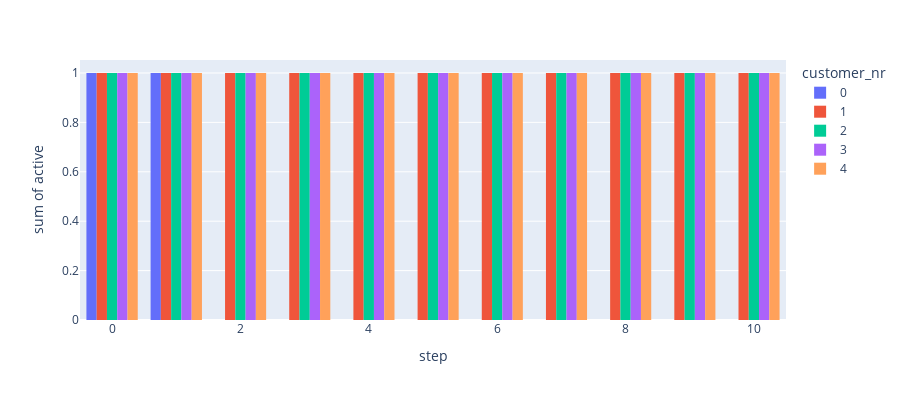
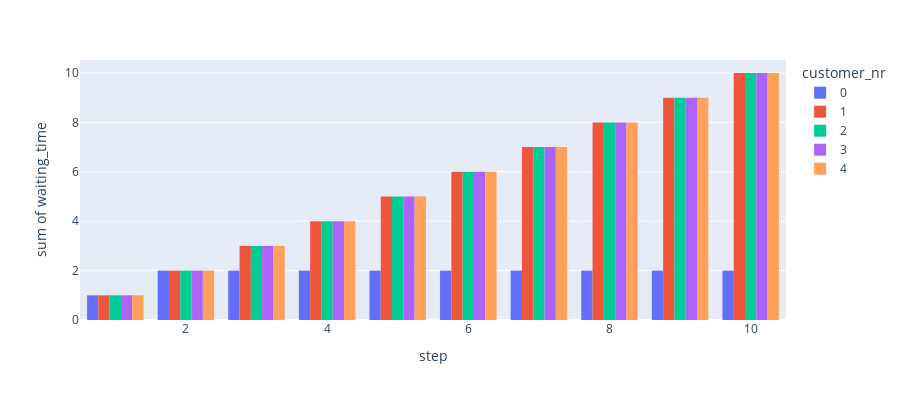
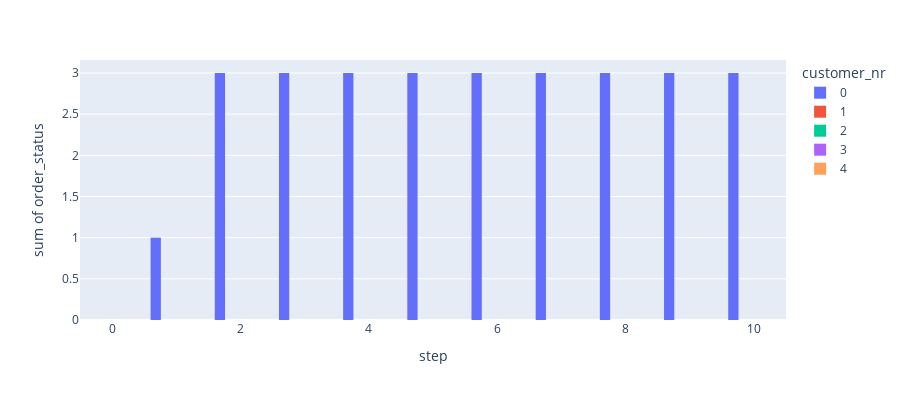
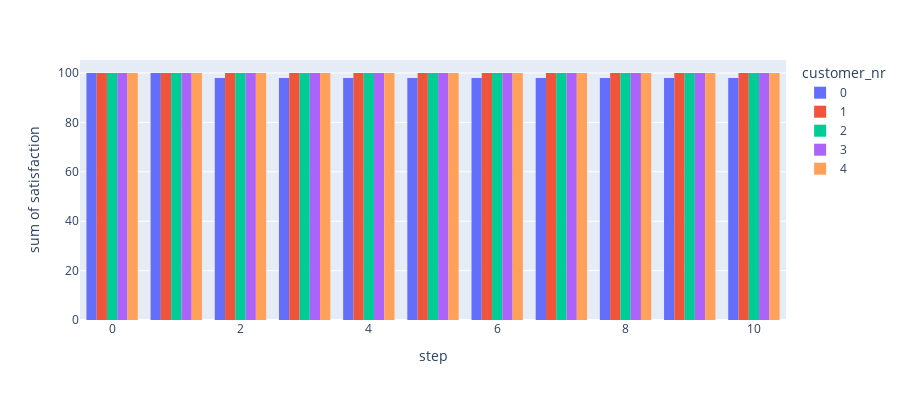

The cell these charts' notebook holds for them, in order:
### Code cell
plots = ['active','waiting_time','order_status','satisfaction']

import plotly.express as px
for plot in plots:
    fig = px.histogram(customer_infos_df, x="step", y=plot,
                color='customer_nr', barmode='group',
                height=400, nbins=len(customer_infos_df['step'].unique()))
    fig.show()

### Figure 1 — Plotly figure (JSON) as saved in the notebook; plotly's stock layout.template omitted (floating-point values rounded to 4 significant figures)
{"data": [{"alignmentgroup": "True", "bingroup": "x", "histfunc": "sum", "hovertemplate": "customer_nr=0<br>step=%{x}<br>sum of active=%{y}<extra></extra>", "legendgroup": "0", "marker": {"color": "#636efa", "pattern": {"shape": ""}}, "name": "0", "nbinsx": 11, "offsetgroup": "0", "orientation": "v", "showlegend": true, "type": "histogram", "x": [0, 1, 2, 3, 4, 5, 6, 7, 8, 9, 10], "xaxis": "x", "y": [1, 1, 0, 0, 0, 0, 0, 0, 0, 0, 0], "yaxis": "y"}, {"alignmentgroup": "True", "bingroup": "x", "histfunc": "sum", "hovertemplate": "customer_nr=1<br>step=%{x}<br>sum of active=%{y}<extra></extra>", "legendgroup": "1", "marker": {"color": "#EF553B", "pattern": {"shape": ""}}, "name": "1", "nbinsx": 11, "offsetgroup": "1", "orientation": "v", "showlegend": true, "type": "histogram", "x": [0, 1, 2, 3, 4, 5, 6, 7, 8, 9, 10], "xaxis": "x", "y": [1, 1, 1, 1, 1, 1, 1, 1, 1, 1, 1], "yaxis": "y"}, {"alignmentgroup": "True", "bingroup": "x", "histfunc": "sum", "hovertemplate": "customer_nr=2<br>step=%{x}<br>sum of active=%{y}<extra></extra>", "legendgroup": "2", "marker": {"color": "#00cc96", "pattern": {"shape": ""}}, "name": "2", "nbinsx": 11, "offsetgroup": "2", "orientation": "v", "showlegend": true, "type": "histogram", "x": [0, 1, 2, 3, 4, 5, 6, 7, 8, 9, 10], "xaxis": "x", "y": [1, 1, 1, 1, 1, 1, 1, 1, 1, 1, 1], "yaxis": "y"}, {"alignmentgroup": "True", "bingroup": "x", "histfunc": "sum", "hovertemplate": "customer_nr=3<br>step=%{x}<br>sum of active=%{y}<extra></extra>", "legendgroup": "3", "marker": {"color": "#ab63fa", "pattern": {"shape": ""}}, "name": "3", "nbinsx": 11, "offsetgroup": "3", "orientation": "v", "showlegend": true, "type": "histogram", "x": [0, 1, 2, 3, 4, 5, 6, 7, 8, 9, 10], "xaxis": "x", "y": [1, 1, 1, 1, 1, 1, 1, 1, 1, 1, 1], "yaxis": "y"}, {"alignmentgroup": "True", "bingroup": "x", "histfunc": "sum", "hovertemplate": "customer_nr=4<br>step=%{x}<br>sum of active=%{y}<extra></extra>", "legendgroup": "4", "marker": {"color": "#FFA15A", "pattern": {"shape": ""}}, "name": "4", "nbinsx": 11, "offsetgroup": "4", "orientation": "v", "showlegend": true, "type": "histogram", "x": [0, 1, 2, 3, 4, 5, 6, 7, 8, 9, 10], "xaxis": "x", "y": [1, 1, 1, 1, 1, 1, 1, 1, 1, 1, 1], "yaxis": "y"}], "layout": {"barmode": "group", "height": 400, "legend": {"title": {"text": "customer_nr"}, "tracegroupgap": 0}, "margin": {"t": 60}, "xaxis": {"anchor": "y", "domain": [0, 1], "title": {"text": "step"}}, "yaxis": {"anchor": "x", "domain": [0, 1], "title": {"text": "sum of active"}}}}

### Figure 2 — Plotly figure (JSON) as saved in the notebook; plotly's stock layout.template omitted (floating-point values rounded to 4 significant figures)
{"data": [{"alignmentgroup": "True", "bingroup": "x", "histfunc": "sum", "hovertemplate": "customer_nr=0<br>step=%{x}<br>sum of waiting_time=%{y}<extra></extra>", "legendgroup": "0", "marker": {"color": "#636efa", "pattern": {"shape": ""}}, "name": "0", "nbinsx": 11, "offsetgroup": "0", "orientation": "v", "showlegend": true, "type": "histogram", "x": [0, 1, 2, 3, 4, 5, 6, 7, 8, 9, 10], "xaxis": "x", "y": [0, 1, 2, 2, 2, 2, 2, 2, 2, 2, 2], "yaxis": "y"}, {"alignmentgroup": "True", "bingroup": "x", "histfunc": "sum", "hovertemplate": "customer_nr=1<br>step=%{x}<br>sum of waiting_time=%{y}<extra></extra>", "legendgroup": "1", "marker": {"color": "#EF553B", "pattern": {"shape": ""}}, "name": "1", "nbinsx": 11, "offsetgroup": "1", "orientation": "v", "showlegend": true, "type": "histogram", "x": [0, 1, 2, 3, 4, 5, 6, 7, 8, 9, 10], "xaxis": "x", "y": [0, 1, 2, 3, 4, 5, 6, 7, 8, 9, 10], "yaxis": "y"}, {"alignmentgroup": "True", "bingroup": "x", "histfunc": "sum", "hovertemplate": "customer_nr=2<br>step=%{x}<br>sum of waiting_time=%{y}<extra></extra>", "legendgroup": "2", "marker": {"color": "#00cc96", "pattern": {"shape": ""}}, "name": "2", "nbinsx": 11, "offsetgroup": "2", "orientation": "v", "showlegend": true, "type": "histogram", "x": [0, 1, 2, 3, 4, 5, 6, 7, 8, 9, 10], "xaxis": "x", "y": [0, 1, 2, 3, 4, 5, 6, 7, 8, 9, 10], "yaxis": "y"}, {"alignmentgroup": "True", "bingroup": "x", "histfunc": "sum", "hovertemplate": "customer_nr=3<br>step=%{x}<br>sum of waiting_time=%{y}<extra></extra>", "legendgroup": "3", "marker": {"color": "#ab63fa", "pattern": {"shape": ""}}, "name": "3", "nbinsx": 11, "offsetgroup": "3", "orientation": "v", "showlegend": true, "type": "histogram", "x": [0, 1, 2, 3, 4, 5, 6, 7, 8, 9, 10], "xaxis": "x", "y": [0, 1, 2, 3, 4, 5, 6, 7, 8, 9, 10], "yaxis": "y"}, {"alignmentgroup": "True", "bingroup": "x", "histfunc": "sum", "hovertemplate": "customer_nr=4<br>step=%{x}<br>sum of waiting_time=%{y}<extra></extra>", "legendgroup": "4", "marker": {"color": "#FFA15A", "pattern": {"shape": ""}}, "name": "4", "nbinsx": 11, "offsetgroup": "4", "orientation": "v", "showlegend": true, "type": "histogram", "x": [0, 1, 2, 3, 4, 5, 6, 7, 8, 9, 10], "xaxis": "x", "y": [0, 1, 2, 3, 4, 5, 6, 7, 8, 9, 10], "yaxis": "y"}], "layout": {"barmode": "group", "height": 400, "legend": {"title": {"text": "customer_nr"}, "tracegroupgap": 0}, "margin": {"t": 60}, "xaxis": {"anchor": "y", "domain": [0, 1], "title": {"text": "step"}}, "yaxis": {"anchor": "x", "domain": [0, 1], "title": {"text": "sum of waiting_time"}}}}

### Figure 3 — Plotly figure (JSON) as saved in the notebook; plotly's stock layout.template omitted (floating-point values rounded to 4 significant figures)
{"data": [{"alignmentgroup": "True", "bingroup": "x", "histfunc": "sum", "hovertemplate": "customer_nr=0<br>step=%{x}<br>sum of order_status=%{y}<extra></extra>", "legendgroup": "0", "marker": {"color": "#636efa", "pattern": {"shape": ""}}, "name": "0", "nbinsx": 11, "offsetgroup": "0", "orientation": "v", "showlegend": true, "type": "histogram", "x": [0, 1, 2, 3, 4, 5, 6, 7, 8, 9, 10], "xaxis": "x", "y": [0, 1, 3, 3, 3, 3, 3, 3, 3, 3, 3], "yaxis": "y"}, {"alignmentgroup": "True", "bingroup": "x", "histfunc": "sum", "hovertemplate": "customer_nr=1<br>step=%{x}<br>sum of order_status=%{y}<extra></extra>", "legendgroup": "1", "marker": {"color": "#EF553B", "pattern": {"shape": ""}}, "name": "1", "nbinsx": 11, "offsetgroup": "1", "orientation": "v", "showlegend": true, "type": "histogram", "x": [0, 1, 2, 3, 4, 5, 6, 7, 8, 9, 10], "xaxis": "x", "y": [0, 0, 0, 0, 0, 0, 0, 0, 0, 0, 0], "yaxis": "y"}, {"alignmentgroup": "True", "bingroup": "x", "histfunc": "sum", "hovertemplate": "customer_nr=2<br>step=%{x}<br>sum of order_status=%{y}<extra></extra>", "legendgroup": "2", "marker": {"color": "#00cc96", "pattern": {"shape": ""}}, "name": "2", "nbinsx": 11, "offsetgroup": "2", "orientation": "v", "showlegend": true, "type": "histogram", "x": [0, 1, 2, 3, 4, 5, 6, 7, 8, 9, 10], "xaxis": "x", "y": [0, 0, 0, 0, 0, 0, 0, 0, 0, 0, 0], "yaxis": "y"}, {"alignmentgroup": "True", "bingroup": "x", "histfunc": "sum", "hovertemplate": "customer_nr=3<br>step=%{x}<br>sum of order_status=%{y}<extra></extra>", "legendgroup": "3", "marker": {"color": "#ab63fa", "pattern": {"shape": ""}}, "name": "3", "nbinsx": 11, "offsetgroup": "3", "orientation": "v", "showlegend": true, "type": "histogram", "x": [0, 1, 2, 3, 4, 5, 6, 7, 8, 9, 10], "xaxis": "x", "y": [0, 0, 0, 0, 0, 0, 0, 0, 0, 0, 0], "yaxis": "y"}, {"alignmentgroup": "True", "bingroup": "x", "histfunc": "sum", "hovertemplate": "customer_nr=4<br>step=%{x}<br>sum of order_status=%{y}<extra></extra>", "legendgroup": "4", "marker": {"color": "#FFA15A", "pattern": {"shape": ""}}, "name": "4", "nbinsx": 11, "offsetgroup": "4", "orientation": "v", "showlegend": true, "type": "histogram", "x": [0, 1, 2, 3, 4, 5, 6, 7, 8, 9, 10], "xaxis": "x", "y": [0, 0, 0, 0, 0, 0, 0, 0, 0, 0, 0], "yaxis": "y"}], "layout": {"barmode": "group", "height": 400, "legend": {"title": {"text": "customer_nr"}, "tracegroupgap": 0}, "margin": {"t": 60}, "xaxis": {"anchor": "y", "domain": [0, 1], "title": {"text": "step"}}, "yaxis": {"anchor": "x", "domain": [0, 1], "title": {"text": "sum of order_status"}}}}

### Figure 4 — Plotly figure (JSON) as saved in the notebook; plotly's stock layout.template omitted (floating-point values rounded to 4 significant figures)
{"data": [{"alignmentgroup": "True", "bingroup": "x", "histfunc": "sum", "hovertemplate": "customer_nr=0<br>step=%{x}<br>sum of satisfaction=%{y}<extra></extra>", "legendgroup": "0", "marker": {"color": "#636efa", "pattern": {"shape": ""}}, "name": "0", "nbinsx": 11, "offsetgroup": "0", "orientation": "v", "showlegend": true, "type": "histogram", "x": [0, 1, 2, 3, 4, 5, 6, 7, 8, 9, 10], "xaxis": "x", "y": [100, 100, 98, 98, 98, 98, 98, 98, 98, 98, 98], "yaxis": "y"}, {"alignmentgroup": "True", "bingroup": "x", "histfunc": "sum", "hovertemplate": "customer_nr=1<br>step=%{x}<br>sum of satisfaction=%{y}<extra></extra>", "legendgroup": "1", "marker": {"color": "#EF553B", "pattern": {"shape": ""}}, "name": "1", "nbinsx": 11, "offsetgroup": "1", "orientation": "v", "showlegend": true, "type": "histogram", "x": [0, 1, 2, 3, 4, 5, 6, 7, 8, 9, 10], "xaxis": "x", "y": [100, 100, 100, 100, 100, 100, 100, 100, 100, 100, 100], "yaxis": "y"}, {"alignmentgroup": "True", "bingroup": "x", "histfunc": "sum", "hovertemplate": "customer_nr=2<br>step=%{x}<br>sum of satisfaction=%{y}<extra></extra>", "legendgroup": "2", "marker": {"color": "#00cc96", "pattern": {"shape": ""}}, "name": "2", "nbinsx": 11, "offsetgroup": "2", "orientation": "v", "showlegend": true, "type": "histogram", "x": [0, 1, 2, 3, 4, 5, 6, 7, 8, 9, 10], "xaxis": "x", "y": [100, 100, 100, 100, 100, 100, 100, 100, 100, 100, 100], "yaxis": "y"}, {"alignmentgroup": "True", "bingroup": "x", "histfunc": "sum", "hovertemplate": "customer_nr=3<br>step=%{x}<br>sum of satisfaction=%{y}<extra></extra>", "legendgroup": "3", "marker": {"color": "#ab63fa", "pattern": {"shape": ""}}, "name": "3", "nbinsx": 11, "offsetgroup": "3", "orientation": "v", "showlegend": true, "type": "histogram", "x": [0, 1, 2, 3, 4, 5, 6, 7, 8, 9, 10], "xaxis": "x", "y": [100, 100, 100, 100, 100, 100, 100, 100, 100, 100, 100], "yaxis": "y"}, {"alignmentgroup": "True", "bingroup": "x", "histfunc": "sum", "hovertemplate": "customer_nr=4<br>step=%{x}<br>sum of satisfaction=%{y}<extra></extra>", "legendgroup": "4", "marker": {"color": "#FFA15A", "pattern": {"shape": ""}}, "name": "4", "nbinsx": 11, "offsetgroup": "4", "orientation": "v", "showlegend": true, "type": "histogram", "x": [0, 1, 2, 3, 4, 5, 6, 7, 8, 9, 10], "xaxis": "x", "y": [100, 100, 100, 100, 100, 100, 100, 100, 100, 100, 100], "yaxis": "y"}], "layout": {"barmode": "group", "height": 400, "legend": {"title": {"text": "customer_nr"}, "tracegroupgap": 0}, "margin": {"t": 60}, "xaxis": {"anchor": "y", "domain": [0, 1], "title": {"text": "step"}}, "yaxis": {"anchor": "x", "domain": [0, 1], "title": {"text": "sum of satisfaction"}}}}
